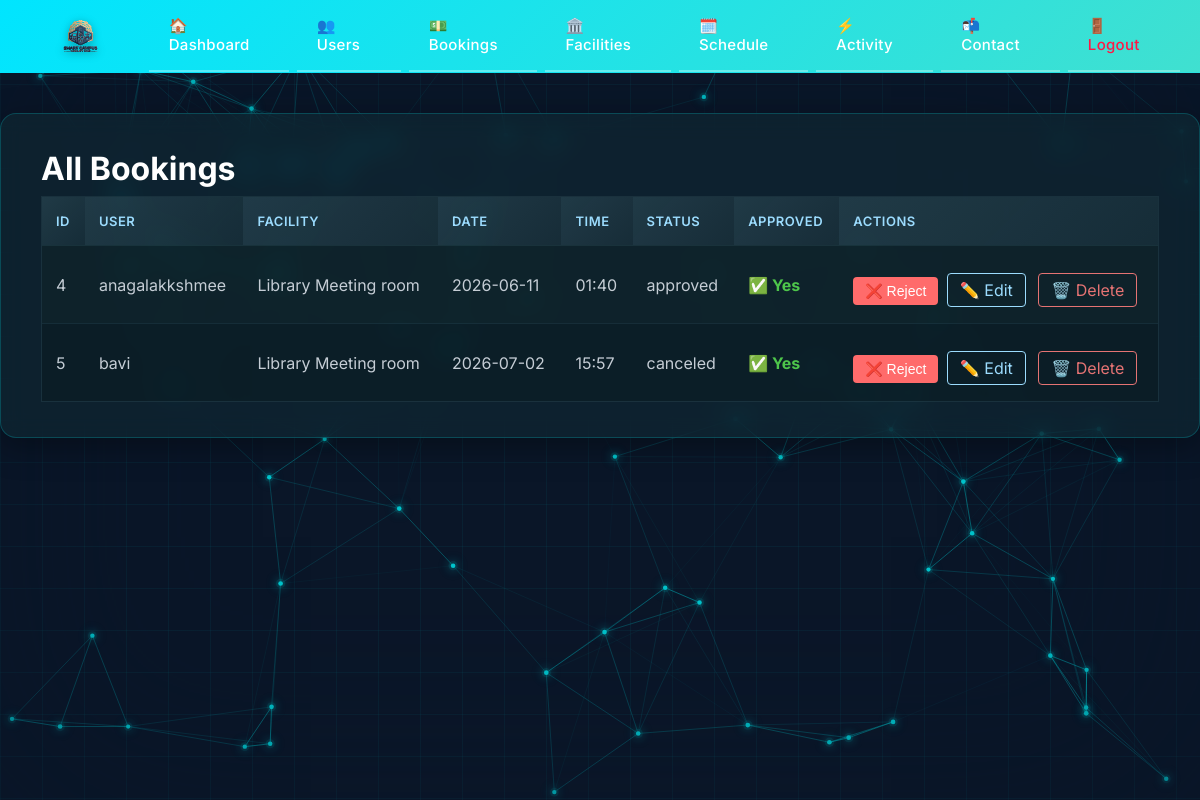
The app's page /admin/bookings (signed in) with its own data.
### tables this page shows
CREATE TABLE bookings (
        id INTEGER PRIMARY KEY AUTOINCREMENT,
        user_id INTEGER,
        facility_id INTEGER,
        date TEXT,
        time TEXT,
        status TEXT,
        is_approved INTEGER DEFAULT 0
    , facility_title TEXT, created_at TEXT DEFAULT (datetime('now')));

CREATE TABLE users (
        id INTEGER PRIMARY KEY AUTOINCREMENT,
        name TEXT,
        username TEXT UNIQUE,
        email TEXT UNIQUE,
        password TEXT,
        role TEXT DEFAULT 'student'
    );

CREATE TABLE facilities (
        id INTEGER PRIMARY KEY AUTOINCREMENT,
        name TEXT,
        location TEXT,
        description TEXT,
        image_filenames TEXT DEFAULT ''
    , category TEXT DEFAULT 'others', capacity INTEGER DEFAULT 0, view_360_filename TEXT DEFAULT '');

### app.py (the view)
@app.route("/admin/bookings")
def admin_bookings():
    guard = require_admin()
    if guard: return guard
    conn = get_db()
    bookings = conn.execute("""
        SELECT b.id, u.username, f.name as facility_name,
               b.user_id, b.facility_id, b.date, b.time, b.status, b.is_approved
        FROM bookings b
        JOIN users u ON b.user_id = u.id
        JOIN facilities f ON b.facility_id = f.id
    """).fetchall()
    conn.close()
    return render_template("admin_bookings.html", bookings=bookings)

### app.py (called while the page is built)
def get_db():
    conn = sqlite3.connect("database.db")
    conn.row_factory = sqlite3.Row
    return conn

def require_admin():
    if "user_id" not in session:
        flash("Please log in as admin.")
        return redirect('/admin-login')
    if session.get("role") != "admin":
        session.clear()
        session.modified = True
        flash("Access denied. Please log in as admin.")
        return redirect('/admin-login')
    return None

### smart campus/templates/admin_bookings.html (shortened to what this page needs)
<!DOCTYPE html>
{% extends "base.html" %}
{% block content %}
<h1>All Bookings</h1>
<table>
    <tr>
        <th>ID</th>
        <th>User</th>
        <th>Facility</th>
        <th>Date</th>
        <th>Time</th>
        <th>Status</th>
        <th>Approved</th>
        <th>Actions</th>
    </tr>
    {% for booking in bookings %}
    <tr>
        <td>{{ booking.id }}</td>
        <td>{{ booking.username }}</td>
        <td>{{ booking.facility_name }}</td>
        <td>{{ booking.date }}</td>
        <td>{{ booking.time }}</td>
        <td>{{ booking.status }}</td>
        <td>
            {% if booking.is_approved %}
                <span style="color: #4ec64b; font-weight: bold;">✅ Yes</span>
            {% else %}
                <span style="color: #ff6b6b;">❌ No</span>
            {% endif %}
        </td>
        <td style="white-space: nowrap;">
            <form method="POST" action="/admin/reject-booking/{{ booking.id }}" style="display: inline-block; margin-right: 4px;">
                <button type="submit" style="background: #ff6b6b; color: white; border: none; padding: 6px 12px; border-radius: 4px; cursor: pointer; font-size: 14px; min-width: 80px;" onclick="return confirm('Reject this booking?')">❌ Reject</button>
            </form>
            <a href="/admin/edit-booking/{{ booking.id }}" style="color: #9cdcfe; margin-right: 8px; text-decoration: none; padding: 6px 12px; border: 1px solid #9cdcfe; border-radius: 4px; display: inline-block;">✏️ Edit</a>
            <a href="/admin/delete-booking/{{ booking.id }}" onclick="return confirm('Delete this booking?')" style="color: #e57373; text-decoration: none; padding: 6px 12px; border: 1px solid #e57373; border-radius: 4px; display: inline-block;">🗑️ Delete</a>
        </td>
    </tr>
    {% endfor %}
</table>
{% endblock %}

### static/admin.css (style rules this page uses)
* { margin: 0; padding: 0; box-sizing: border-box; }
body { font-family: 'Inter', sans-serif; background: radial-gradient(1200px 700px at 15% 15%, rgba(0, 196, 204, 0.22), rgba(0, 196, 204, 0) 60%), radial-gradient(1000px 600px at 85% 25%, rgba(45, 224, 232, 0.18), rgba(45, 224, 232, 0) 55%), radial-gradient(900px 600px at 50% 90%, rgba(0, 196, 204, 0.14), rgba(0, 196, 204, 0) 58%), linear-gradient(135deg, #0a1628 0%, #0a1628 35%, #112d36 70%, #1a3d4a 100%); background-attachment: fixed; color: #c5cdd5; min-height: 100vh; overflow-x: hidden; }
.container h1 { font-size: 32px; font-weight: 700; color: #ffffff; margin-bottom: 8px; }
table { width: 100%; border-collapse: separate; border-spacing: 0; background: rgba(10, 26, 32, 0.5); border: 1px solid rgba(156, 220, 254, 0.1); }
th { background: linear-gradient(135deg, rgba(156,220,254,0.15), rgba(156,220,254,0.08)); color: #9cdcfe; padding: 16px 14px; text-align: left; font-size: 13px; font-weight: 600; text-transform: uppercase; letter-spacing: 0.5px; white-space: nowrap; }
td { padding: 16px 14px; border-top: 1px solid rgba(156, 220, 254, 0.08); vertical-align: middle; }
tbody tr { transition: all 0.2s ease; }
tbody tr:nth-child(even) { background: rgba(156, 220, 254, 0.02); }
button { margin-top: 15px; padding: 12px; width: 100%; background: linear-gradient(135deg, #1f3a44, #2c5364); color: white; border: none; border-radius: 8px; cursor: pointer; }

### records on screen
bookings: id "4", username "anagalakkshmee", facility_name "Library Meeting room", date "2026-06-11", time "01:40", status "approved", is_approved "✅ Yes"
bookings: id "5", username "bavi", facility_name "Library Meeting room", date "2026-07-02", time "15:57", status "canceled", is_approved "✅ Yes"
